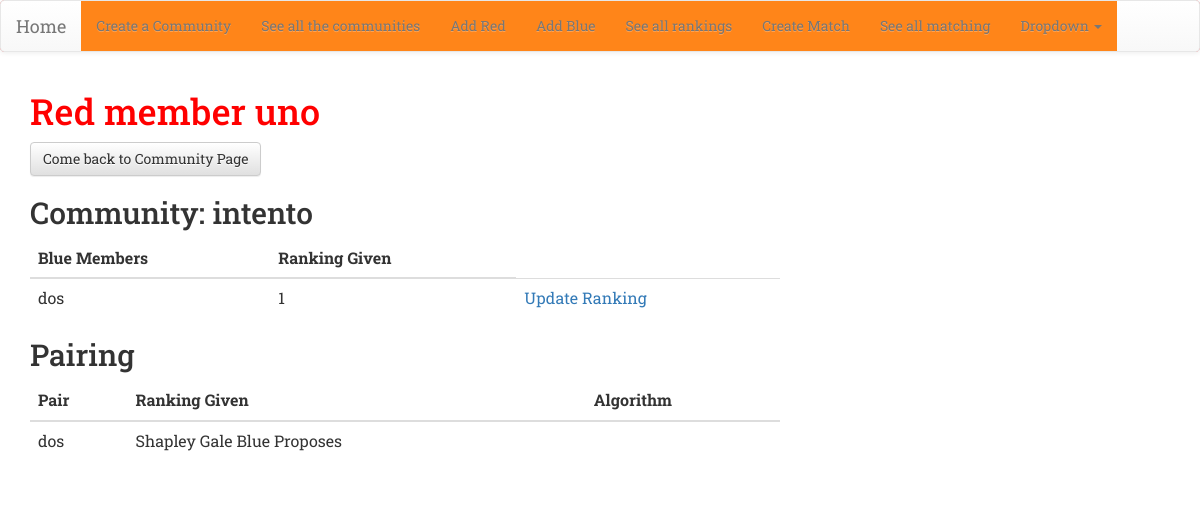
/red/30/, run on the app's committed database.
### match/models.py (models this page shows, shortened)
class Red(models.Model):
    name =  models.CharField(max_length=50)
    community = models.ForeignKey('Community', on_delete=models.CASCADE)
    pairing = models.ForeignKey('Pairing', on_delete=models.CASCADE, null=True)
    class Meta:
        unique_together = (("community", "name"),)

class Community(models.Model):
    name = models.CharField(max_length=20, unique = True)
    number_couples = models.PositiveIntegerField()
    def __str__(self):
        return self.name

class Blue(models.Model):
    name = models.CharField(max_length=50)
    community = models.ForeignKey('Community', on_delete=models.CASCADE)
    pairing = models.ForeignKey('Pairing', on_delete=models.CASCADE, null=True)
    class Meta:
        unique_together = (("community", "name"),)

class Matching(models.Model):
    community = models.ForeignKey('Community', on_delete=models.CASCADE)
    SG_BLUE_PROPOSE = 'Shapley Gale Blue Proposes'
    SG_RED_PROPOSE = 'Shapley Gale Red Proposes'
    ALGORITHM_CHOICES = (
        (SG_BLUE_PROPOSE, 'Shapley Gale Blue Proposes'),
        (SG_RED_PROPOSE, 'Shapley Gale Red Proposes'),
    )
    algorithm = models.CharField(max_length=50,
    choices=ALGORITHM_CHOICES,
    default=SG_BLUE_PROPOSE
    )
    class Meta:
        unique_together = (("community", "algorithm"),)

### match/views.py (the view)
# urls.py: path('red/<int:pk>/', views.red_details, name='red_details'),
def red_details(request, pk):
    red = get_object_or_404(Red, pk=pk)
    community = red.community
    blues = Blue.objects.filter(community = community)
    blue_scores = []
    for blue in blues:
        name_score = {}
        rank = Ranking.objects.filter(red=red, blue=blue)
        name_score['blue_name'] = blue.name
        name_score['blue_pk'] = blue.pk
        if rank and (rank[0].red_to_blue_score):
            name_score['rank_given'] = rank[0].red_to_blue_score
        else:
            name_score['rank_given'] = 'No score given yet'
        blue_scores.append(name_score)
    rankings = Ranking.objects.filter(red = red)
    pairs_algorithm = {}
    if red.pairing:
        pairing = Pairing.objects.filter(pk = red.pairing.pk)
        for pair in pairing:
            blue_algorithm = {}
            blue_pair = Blue.objects.filter(pairing = pair)
            blue_name = blue_pair[0].name
            matching = pair.matching
            algorithm = matching.algorithm
            blue_algorithm['blue_name'] = blue_name
            blue_algorithm['algorithm'] = algorithm
            pairs_algorithm[pair.pk] = blue_algorithm
    return render(request, 'match/red_details.html', {'red': red,  'red_id': pk, 'blue_scores' : blue_scores,  'pairs_algorithm': pairs_algorithm, 'community' : community })

### match/templates/match/red_details.html
{% extends 'match/base.html' %}
{% block content %}
<h1> Red member {{red.name }}</h1>
<a class="btn btn-default" href="{% url 'community_details' community.pk %}">
  Come back to Community Page </a>
<h2> Community: {{red.community}} </h2>
<table class="table">
  <thead>
    <tr>
      <th scope="col">Blue Members</th>
      <th scope="col">Ranking Given</th>
    </tr>
  </thead>
  <tbody>
    {% for blue in blue_scores %}
    <tr>
      <td>{{ blue.blue_name }}</td>
      <td>{{ blue.rank_given}}</td>
      <td><a href="{% url 'new_ranking_by_red' red.pk blue.blue_pk %}" ><span> Update Ranking </span></a></td>
    </tr>
    {% endfor %}
  </tbody>
</table>
<h2> Pairing</h2>
<table class="table">
  <thead>
    <tr>
      <th scope="col">Pair</th>
      <th scope="col">Ranking Given</th>
      <th scope="col"> Algorithm </th>
    </tr>
  </thead>
  <tbody>
    {% for key, value in pairs_algorithm.items %}
    <tr>
      <td>{{ value.blue_name }}</td>
      <td>{{ value.algorithm }}</td>
    </tr>
    {% endfor %}
  </tbody>
</table>
  {% endblock %}

### match/static/css/match.css (style rules this page uses)
h1 { color: Red; }

### data on the page
Red: name "uno", community "intento"
Blue: blue_name "dos", blue_name "dos"
Matching: algorithm "Shapley Gale Blue Proposes"

### other printed values
{{ blue.rank_given }} "1"
